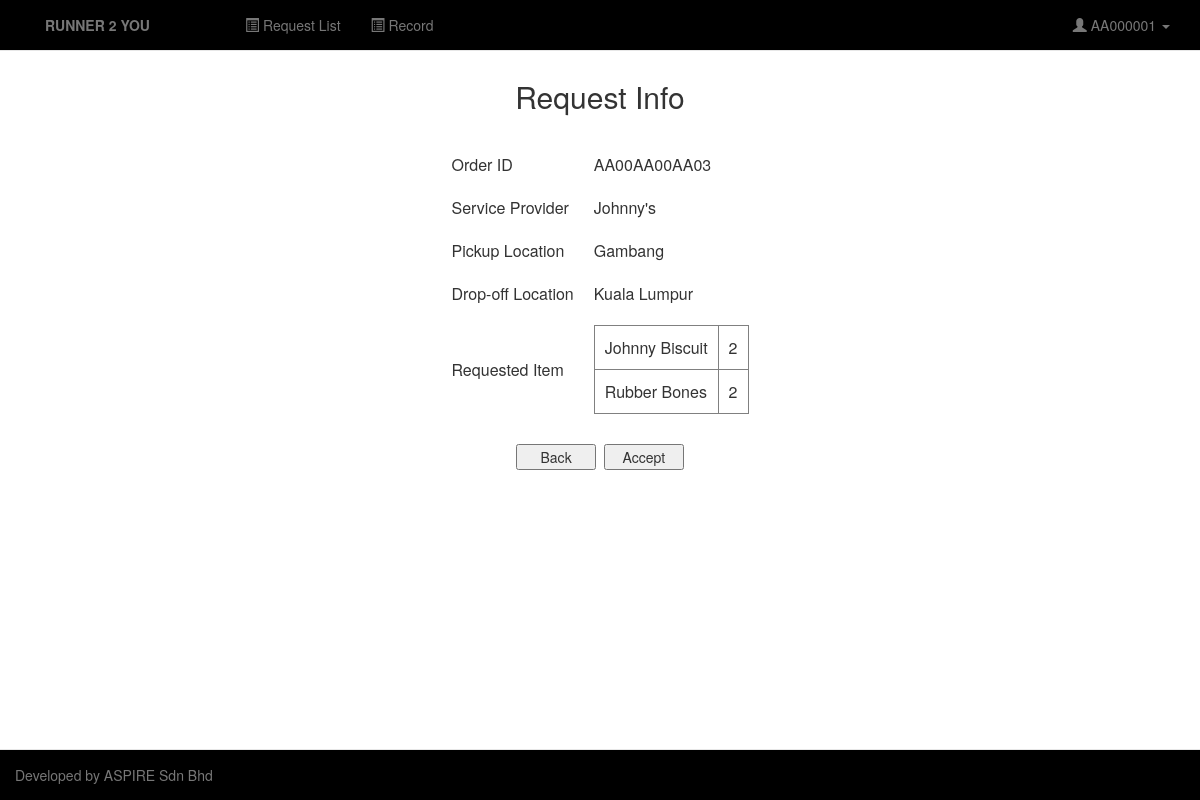
Page /Application Layer/view/R_View/ViewRequest.php?orderID=AA00AA00AA03&spID=A0000002 (signed in) on the committed database.
### tables this page shows
CREATE TABLE `Account` (
  `account_id` varchar(8) NOT NULL,
  `account_type` varchar(20) NOT NULL,
  `name` varchar(100) NOT NULL,
  `contact_no` varchar(15) NOT NULL,
  `email` varchar(30) NOT NULL,
  `password` varchar(15) NOT NULL,
  `status` varchar(10) NOT NULL
);

### Business Services Layer/controller/R_Controller/RequestController.php (called while the page is built, shortened)
<?php
require_once '../../../Business Services Layer/model/R_Model/RequestModel.php';
class RequestController{
  function orderInfo($order_id){
    $runner = new RequestModel();
    return $runner->getOrderInfo($order_id);
  }
  function orderedItem($order_id, $spID){
    $runner = new RequestModel();
    return $runner->getOrderedItem($order_id, $spID);
  }
}
?>

### Business Services Layer/model/R_Model/RequestModel.php (called while the page is built, shortened)
<?php
class RequestModel{
  function connect(){
    $pdo = new PDO('mysql:host=localhost;dbname=R2U', 'root', '');
    $pdo->setAttribute(PDO::ATTR_ERRMODE, PDO::ERRMODE_EXCEPTION);
    return $pdo;
  }
  function getOrderInfo($order_id){
    $sql = "select `Order List`.*, `Service Provider`.address, `Account`.name from `Order List` inner join `Service Provider` on `Order List`.sp_account_id = `Service Provider`.account_id inner join `Account` on `Order List`.sp_account_id = `Account`.account_id where order_id='$order_id'";
    $stmt = RequestModel::connect()->prepare($sql);
    $stmt->execute();
    return $stmt;
  }
  function getOrderedItem($order_id, $spID){
    $sql = "select `Item List`.item_name, `Ordered Item`.quantity from `Item List` inner join `Ordered Item` on `Item List`.item_id = `Ordered Item`.item_id and `Ordered Item`.item_id like '%$spID%'";
    $stmt = RequestModel::connect()->prepare($sql);
    $stmt->execute();
    return $stmt;
  }
}
?>

### Application Layer/view/R_View/ViewRequest.php (the view, shortened to what this page needs)
<?php
require_once '../../../Business Services Layer/controller/R_Controller/RequestController.php';
$request = new RequestController();
$rAccountID = $_SESSION['account_id'];
$order_id = $_GET['orderID'];
$spID = $_GET['spID'];
$info = $request->orderInfo($order_id);
$items = $request->orderedItem($order_id, $spID);
?>
<html>
<head>
  <link rel="stylesheet" href="../../../css/bootstrap.css">
</head>
<body>
  <nav class="navbar navbar-default navbar-fixed-top" style="background:#000">
    <div class="container">
      <ul class="nav navbar-nav navbar-left">
        <li><a href="R_Home.php" style="width:200px"><strong>RUNNER 2 YOU</strong></a></li>
        <li><a href="R_Home.php"><span class="glyphicon glyphicon-list-alt"></span> Request List</a></li>
        <li><a href="R_Report.php"><span class="glyphicon glyphicon-list-alt"></span> Record</a></li>
      </ul>
      <ul class="nav navbar-nav navbar-right">
        <li class="dropdown">
          <a class="dropdown-toggle" data-toggle="dropdown" href="#"><span class="glyphicon glyphicon-user"></span> <?=$rAccountID?>
          <span class="caret"></span></a>
        </li>
      </ul>
    </div>
  </nav>
  <br><br><br>
    <center><h2>Request Info</h2><br>
        <table>
          <?php
          foreach($info as $row){
          ?>
        <tr>
          <td>Order ID</td>
          <td><?=$row['order_id']?></td>
        </tr>
        <tr>
          <td>Service Provider</td>
          <td><?=$row['name']?></td>
        </tr>
        <tr>
          <td>Pickup Location</td>
          <td><?=$row['address']?></td>
        </tr>
        <tr>
          <td>Drop-off Location</td>
          <td><?=$row['dropoff_location']?></td>
        </tr>
         <tr>
            <td>Requested Item</td>
            <td>
              <table border="1px solid black">
            <?php
            }
            foreach ($items as $row){
            ?>
            <tr>
              <td><?=$row['item_name']?></td>
              <td><?=$row['quantity']?></td>
            </tr>
            <?php
            }
            ?>
              </table>
            </td>
          </tr>
        </table>
        <br>
        <form action="" method="POST">
          <button type="button" onclick="location.href='R_Home.php'">Back</button>&nbsp
          <input type="submit" name="accept_btn" value="Accept">
        </form>
    </center>
  <nav class="navbar navbar-default navbar-fixed-bottom" style="background:black">
    <ul class="nav navbar-nav navbar-left">
      <li><a> Developed by ASPIRE Sdn Bhd</a></li>
    </ul>
  </nav>
  </body>
</html>

### Application Layer/view/R_View/ViewRequest.php (style rules this page uses)
th, td { padding: 10px; }
input, button { width: 80px; }

### rows in the picture
order list: order_id "AA00AA00AA03", sp_account.name "Johnny's", service provider.address "Gambang", dropoff_location "Kuala Lumpur"
ordered item: item.item_name "Johnny Biscuit", quantity "2"
ordered item: item.item_name "Rubber Bones", quantity "2"

### other values in the picture
$rAccountID "AA000001"
